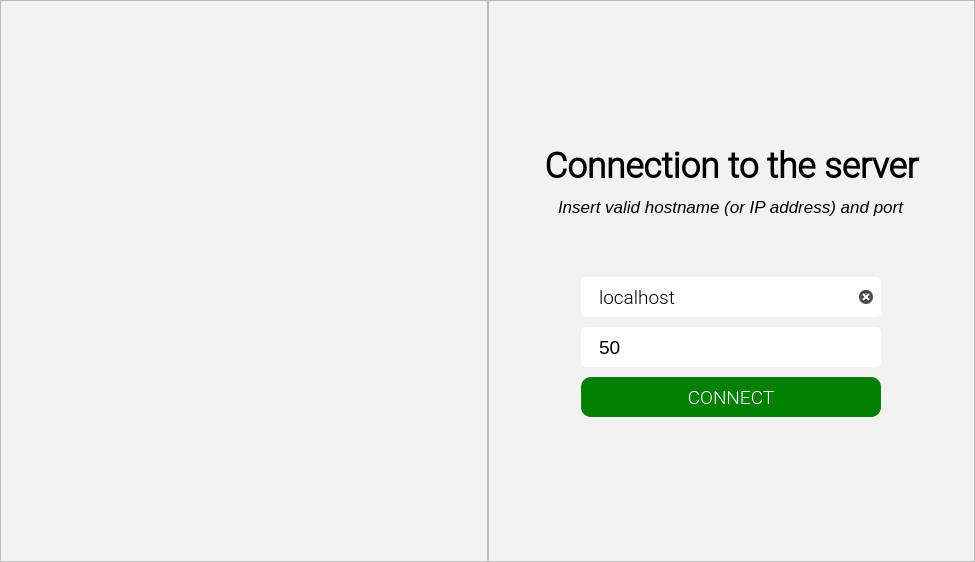
<?xml version="1.0" encoding="UTF-8"?>
<ui version="4.0">
 <class>ConnectionForm</class>
 <widget class="QWidget" name="ConnectionForm">
  <property name="geometry">
   <rect>
    <x>0</x>
    <y>0</y>
    <width>975</width>
    <height>562</height>
   </rect>
  </property>
  <property name="sizePolicy">
   <sizepolicy hsizetype="Preferred" vsizetype="Preferred">
    <horstretch>0</horstretch>
    <verstretch>0</verstretch>
   </sizepolicy>
  </property>
  <property name="maximumSize">
   <size>
    <width>16777215</width>
    <height>16777215</height>
   </size>
  </property>
  <property name="windowTitle">
   <string>Real-Time Collaborative Text Editor</string>
  </property>
  <property name="windowIcon">
   <iconset resource="resource.qrc">
    <normaloff>:/images/app/logo_black.png</normaloff>:/images/app/logo_black.png</iconset>
  </property>
  <property name="styleSheet">
   <string notr="true">* {
	font-family: &quot;Roboto Light&quot;;
	font-size: 14pt;
}

QFrame {
	background-color: #f2f2f2;
}

QLine {
	color: grey;
}

QLineEdit,QSpinBox {
	background-color: white;
	padding: 5px 16px 5px;
    border-radius: 5px;
}

QLineEdit:focus {
	border: 2px solid #1877f2;
}

QPushButton#connect {
	border-radius: 10px;
	background-color: green;
	color: white;
}

QPushButton#connect:hover {
	background-color: #056905;
}

QPushButton#connect:pressed {
	border-radius: 15px;
}

QLabel#instructions {
	font-style: italic;
	font-size: 13pt;
}</string>
  </property>
  <layout class="QHBoxLayout" name="horizontalLayout">
   <property name="spacing">
    <number>0</number>
   </property>
   <property name="leftMargin">
    <number>0</number>
   </property>
   <property name="topMargin">
    <number>0</number>
   </property>
   <property name="rightMargin">
    <number>0</number>
   </property>
   <property name="bottomMargin">
    <number>0</number>
   </property>
   <item>
    <widget class="QFrame" name="logo">
     <property name="sizePolicy">
      <sizepolicy hsizetype="Preferred" vsizetype="Preferred">
       <horstretch>0</horstretch>
       <verstretch>0</verstretch>
      </sizepolicy>
     </property>
     <property name="frameShape">
      <enum>QFrame::StyledPanel</enum>
     </property>
     <property name="frameShadow">
      <enum>QFrame::Raised</enum>
     </property>
     <layout class="QGridLayout" name="gridLayout">
      <property name="leftMargin">
       <number>30</number>
      </property>
      <property name="topMargin">
       <number>30</number>
      </property>
      <property name="rightMargin">
       <number>30</number>
      </property>
      <property name="bottomMargin">
       <number>30</number>
      </property>
      <item row="0" column="0">
       <widget class="QLabel" name="label_2">
        <property name="maximumSize">
         <size>
          <width>400</width>
          <height>500</height>
         </size>
        </property>
        <property name="text">
         <string/>
        </property>
        <property name="pixmap">
         <pixmap resource="resource.qrc">:/images/app/background.png</pixmap>
        </property>
        <property name="scaledContents">
         <bool>true</bool>
        </property>
       </widget>
      </item>
     </layout>
    </widget>
   </item>
   <item>
    <widget class="QFrame" name="form">
     <property name="sizePolicy">
      <sizepolicy hsizetype="Preferred" vsizetype="Preferred">
       <horstretch>0</horstretch>
       <verstretch>0</verstretch>
      </sizepolicy>
     </property>
     <property name="frameShape">
      <enum>QFrame::StyledPanel</enum>
     </property>
     <property name="frameShadow">
      <enum>QFrame::Raised</enum>
     </property>
     <layout class="QVBoxLayout" name="verticalLayout">
      <property name="spacing">
       <number>10</number>
      </property>
      <property name="leftMargin">
       <number>10</number>
      </property>
      <property name="topMargin">
       <number>0</number>
      </property>
      <property name="rightMargin">
       <number>10</number>
      </property>
      <property name="bottomMargin">
       <number>0</number>
      </property>
      <item>
       <spacer name="verticalSpacer_2">
        <property name="orientation">
         <enum>Qt::Vertical</enum>
        </property>
        <property name="sizeHint" stdset="0">
         <size>
          <width>20</width>
          <height>40</height>
         </size>
        </property>
       </spacer>
      </item>
      <item>
       <widget class="QLabel" name="label">
        <property name="sizePolicy">
         <sizepolicy hsizetype="Preferred" vsizetype="Preferred">
          <horstretch>0</horstretch>
          <verstretch>0</verstretch>
         </sizepolicy>
        </property>
        <property name="font">
         <font>
          <family>Roboto Light</family>
          <pointsize>14</pointsize>
          <weight>50</weight>
          <italic>false</italic>
          <bold>false</bold>
         </font>
        </property>
        <property name="styleSheet">
         <string notr="true"/>
        </property>
        <property name="text">
         <string>&lt;html&gt;&lt;head/&gt;&lt;body&gt;&lt;p align=&quot;center&quot;&gt;&lt;span style=&quot; font-size:26pt; font-weight:600;&quot;&gt;Connection to the server&lt;/span&gt;&lt;/p&gt;&lt;/body&gt;&lt;/html&gt;</string>
        </property>
       </widget>
      </item>
      <item alignment="Qt::AlignHCenter">
       <widget class="QLabel" name="instructions">
        <property name="styleSheet">
         <string notr="true"/>
        </property>
        <property name="text">
         <string>Insert valid hostname (or IP address) and port</string>
        </property>
       </widget>
      </item>
      <item>
       <spacer name="verticalSpacer_3">
        <property name="orientation">
         <enum>Qt::Vertical</enum>
        </property>
        <property name="sizeType">
         <enum>QSizePolicy::Fixed</enum>
        </property>
        <property name="sizeHint" stdset="0">
         <size>
          <width>20</width>
          <height>50</height>
         </size>
        </property>
       </spacer>
      </item>
      <item alignment="Qt::AlignHCenter">
       <widget class="QLineEdit" name="hostname">
        <property name="sizePolicy">
         <sizepolicy hsizetype="Minimum" vsizetype="Fixed">
          <horstretch>0</horstretch>
          <verstretch>0</verstretch>
         </sizepolicy>
        </property>
        <property name="minimumSize">
         <size>
          <width>300</width>
          <height>40</height>
         </size>
        </property>
        <property name="maximumSize">
         <size>
          <width>300</width>
          <height>40</height>
         </size>
        </property>
        <property name="font">
         <font>
          <family>Roboto Light</family>
          <pointsize>14</pointsize>
          <weight>50</weight>
          <bold>false</bold>
         </font>
        </property>
        <property name="styleSheet">
         <string notr="true"/>
        </property>
        <property name="text">
         <string>localhost</string>
        </property>
        <property name="echoMode">
         <enum>QLineEdit::Normal</enum>
        </property>
        <property name="placeholderText">
         <string/>
        </property>
        <property name="clearButtonEnabled">
         <bool>true</bool>
        </property>
       </widget>
      </item>
      <item alignment="Qt::AlignHCenter">
       <widget class="QSpinBox" name="port">
        <property name="minimumSize">
         <size>
          <width>300</width>
          <height>40</height>
         </size>
        </property>
        <property name="maximumSize">
         <size>
          <width>300</width>
          <height>40</height>
         </size>
        </property>
        <property name="buttonSymbols">
         <enum>QAbstractSpinBox::NoButtons</enum>
        </property>
        <property name="maximum">
         <number>65535</number>
        </property>
        <property name="value">
         <number>50</number>
        </property>
       </widget>
      </item>
      <item alignment="Qt::AlignHCenter">
       <widget class="QPushButton" name="connect">
        <property name="minimumSize">
         <size>
          <width>300</width>
          <height>40</height>
         </size>
        </property>
        <property name="maximumSize">
         <size>
          <width>300</width>
          <height>40</height>
         </size>
        </property>
        <property name="font">
         <font>
          <family>Roboto Light</family>
          <pointsize>14</pointsize>
          <weight>50</weight>
          <bold>false</bold>
         </font>
        </property>
        <property name="cursor">
         <cursorShape>PointingHandCursor</cursorShape>
        </property>
        <property name="styleSheet">
         <string notr="true"/>
        </property>
        <property name="text">
         <string>CONNECT</string>
        </property>
        <property name="autoDefault">
         <bool>true</bool>
        </property>
        <property name="default">
         <bool>true</bool>
        </property>
       </widget>
      </item>
      <item>
       <spacer name="verticalSpacer">
        <property name="orientation">
         <enum>Qt::Vertical</enum>
        </property>
        <property name="sizeHint" stdset="0">
         <size>
          <width>20</width>
          <height>40</height>
         </size>
        </property>
       </spacer>
      </item>
     </layout>
    </widget>
   </item>
  </layout>
 </widget>
 <tabstops>
  <tabstop>hostname</tabstop>
  <tabstop>port</tabstop>
  <tabstop>connect</tabstop>
 </tabstops>
 <resources>
  <include location="resource.qrc"/>
  <include location="../../../../../Desktop/pds/collaborative-text-editor/src/client/resource.qrc"/>
 </resources>
 <connections/>
</ui>
